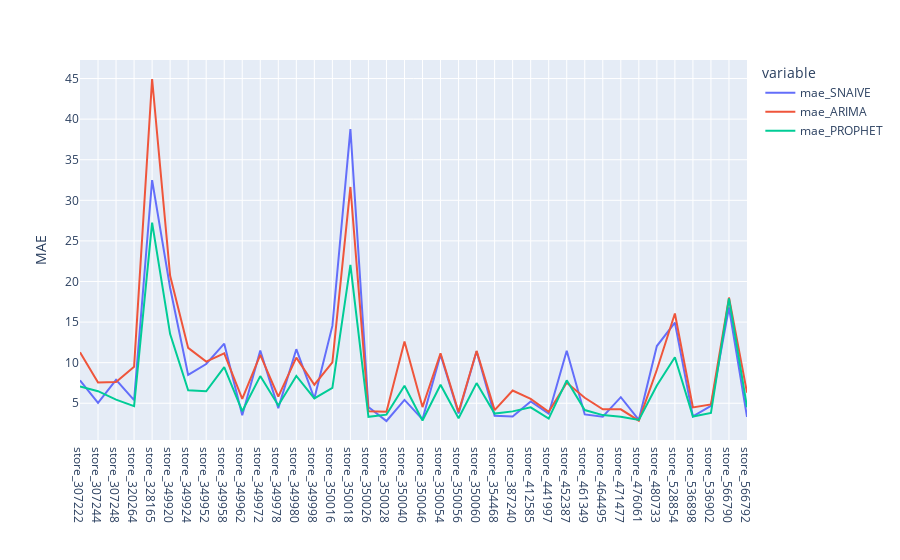

The notebook cell saved with this chart:
### Code cell
fig = score_ALL[['mae_SNAIVE', 'mae_ARIMA', 'mae_PROPHET']].plot()
fig.update_xaxes(title_text='')
fig.update_yaxes(title_text='MAE')

### Figure 1 — Plotly figure (JSON) as saved in the notebook; plotly's stock layout.template omitted (floating-point values rounded to 4 significant figures)
{"data": [{"hovertemplate": "variable=mae_SNAIVE<br>store=%{x}<br>value=%{y}<extra></extra>", "legendgroup": "mae_SNAIVE", "line": {"color": "#636efa", "dash": "solid"}, "marker": {"symbol": "circle"}, "mode": "lines", "name": "mae_SNAIVE", "orientation": "v", "showlegend": true, "type": "scatter", "x": ["store_307222", "store_307244", "store_307248", "store_320264", "store_328165", "store_349920", "store_349924", "store_349952", "store_349958", "store_349962", "store_349972", "store_349978", "store_349980", "store_349998", "store_350016", "store_350018", "store_350026", "store_350028", "store_350040", "store_350046", "store_350054", "store_350056", "store_350060", "store_354468", "store_387240", "store_412585", "store_441997", "store_452387", "store_461349", "store_464495", "store_471477", "store_476061", "store_480733", "store_528854", "store_536898", "store_536902", "store_566790", "store_566792"], "xaxis": "x", "y": [7.829, 5.058, 7.888, 5.375, 32.5, 19.2, 8.486, 9.836, 12.34, 3.523, 11.5, 4.404, 11.66, 5.588, 14.53, 38.77, 4.544, 2.815, 5.414, 3.018, 10.99, 3.739, 11.41, 3.464, 3.38, 5.215, 3.714, 11.47, 3.627, 3.354, 5.748, 2.966, 12.05, 14.93, 3.391, 4.669, 16.8, 3.314], "yaxis": "y"}, {"hovertemplate": "variable=mae_ARIMA<br>store=%{x}<br>value=%{y}<extra></extra>", "legendgroup": "mae_ARIMA", "line": {"color": "#EF553B", "dash": "solid"}, "marker": {"symbol": "circle"}, "mode": "lines", "name": "mae_ARIMA", "orientation": "v", "showlegend": true, "type": "scatter", "x": ["store_307222", "store_307244", "store_307248", "store_320264", "store_328165", "store_349920", "store_349924", "store_349952", "store_349958", "store_349962", "store_349972", "store_349978", "store_349980", "store_349998", "store_350016", "store_350018", "store_350026", "store_350028", "store_350040", "store_350046", "store_350054", "store_350056", "store_350060", "store_354468", "store_387240", "store_412585", "store_441997", "store_452387", "store_461349", "store_464495", "store_471477", "store_476061", "store_480733", "store_528854", "store_536898", "store_536902", "store_566790", "store_566792"], "xaxis": "x", "y": [11.27, 7.556, 7.626, 9.508, 44.94, 20.7, 11.82, 10.14, 11.16, 5.553, 10.96, 5.826, 10.62, 7.282, 10.04, 31.64, 4.011, 3.95, 12.62, 4.528, 11.17, 3.926, 11.45, 4.153, 6.575, 5.546, 3.936, 7.533, 5.671, 4.258, 4.255, 2.861, 9.122, 16.06, 4.494, 4.849, 18.02, 6.306], "yaxis": "y"}, {"hovertemplate": "variable=mae_PROPHET<br>store=%{x}<br>value=%{y}<extra></extra>", "legendgroup": "mae_PROPHET", "line": {"color": "#00cc96", "dash": "solid"}, "marker": {"symbol": "circle"}, "mode": "lines", "name": "mae_PROPHET", "orientation": "v", "showlegend": true, "type": "scatter", "x": ["store_307222", "store_307244", "store_307248", "store_320264", "store_328165", "store_349920", "store_349924", "store_349952", "store_349958", "store_349962", "store_349972", "store_349978", "store_349980", "store_349998", "store_350016", "store_350018", "store_350026", "store_350028", "store_350040", "store_350046", "store_350054", "store_350056", "store_350060", "store_354468", "store_387240", "store_412585", "store_441997", "store_452387", "store_461349", "store_464495", "store_471477", "store_476061", "store_480733", "store_528854", "store_536898", "store_536902", "store_566790", "store_566792"], "xaxis": "x", "y": [7.077, 6.487, 5.438, 4.643, 27.24, 13.52, 6.59, 6.476, 9.447, 4.024, 8.345, 4.734, 8.36, 5.589, 6.887, 22.06, 3.331, 3.599, 7.152, 2.873, 7.28, 3.163, 7.482, 3.726, 4.001, 4.495, 3.112, 7.823, 4.161, 3.539, 3.341, 2.947, 7.195, 10.66, 3.365, 3.811, 17.93, 4.511], "yaxis": "y"}], "layout": {"legend": {"title": {"text": "variable"}, "tracegroupgap": 0}, "margin": {"t": 60}, "xaxis": {"anchor": "y", "domain": [0, 1], "title": {"text": ""}}, "yaxis": {"anchor": "x", "domain": [0, 1], "title": {"text": "MAE"}}}}
